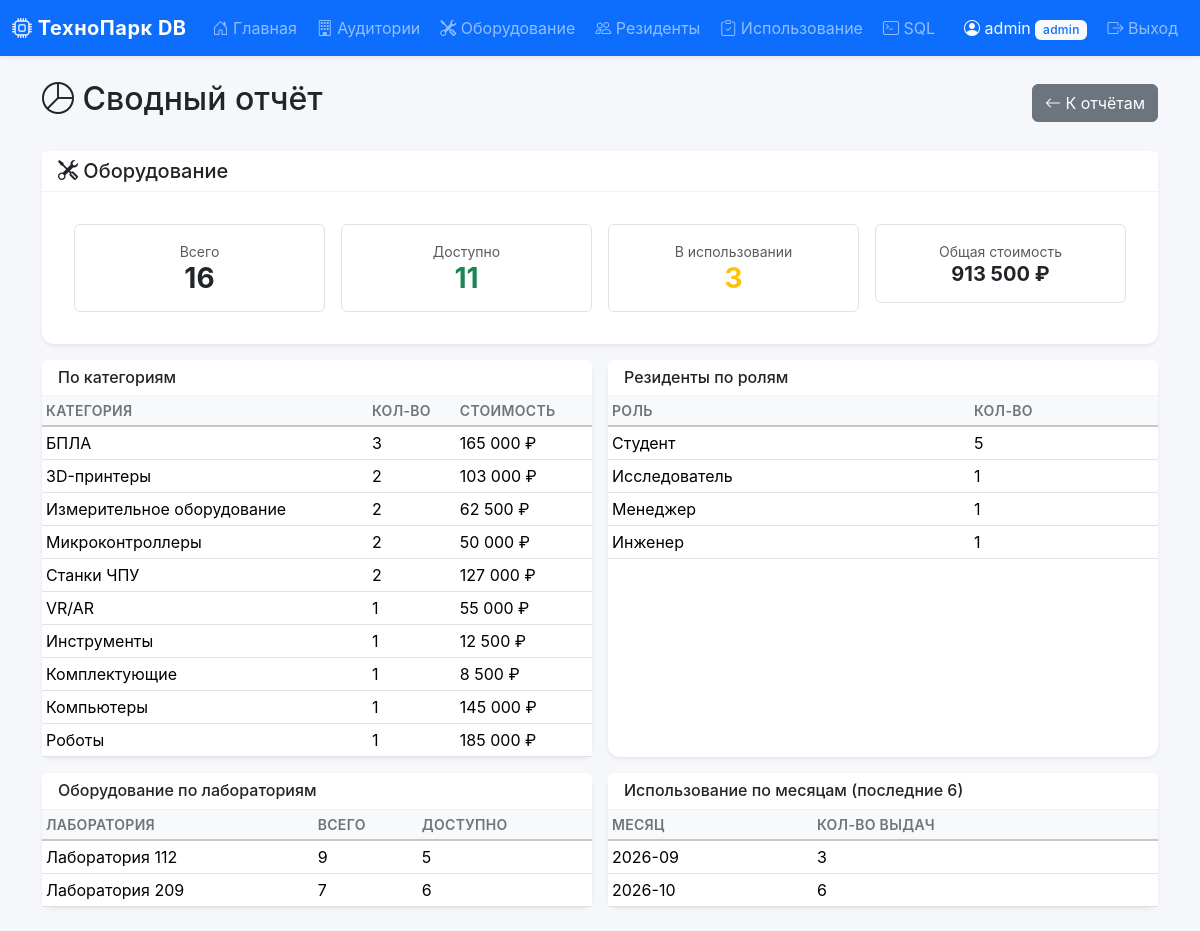
Screenshot of /reports/summary (signed in) with the database file from the repository.
### tables this page shows
CREATE TABLE users (
    id INTEGER PRIMARY KEY AUTOINCREMENT,
    username VARCHAR(50) UNIQUE NOT NULL,
    password_hash VARCHAR(255) NOT NULL,
    role TEXT DEFAULT 'operator' CHECK(role IN ('admin', 'operator')),
    created_at DATETIME DEFAULT CURRENT_TIMESTAMP
);

CREATE TABLE equipment (
    id INTEGER PRIMARY KEY AUTOINCREMENT,
    name VARCHAR(150) NOT NULL,
    category VARCHAR(50),
    serial_number VARCHAR(100) UNIQUE,
    manufacturer VARCHAR(100),
    purchase_date DATE,
    purchase_price NUMERIC(10, 2),
    status TEXT DEFAULT 'available' CHECK(status IN ('available', 'in_use', 'maintenance', 'decommissioned')),
    room_id INTEGER,
    notes TEXT,
    created_at DATETIME DEFAULT CURRENT_TIMESTAMP,
    updated_at DATETIME DEFAULT CURRENT_TIMESTAMP,
    created_by INTEGER,   -- Кто добавил оборудование
    updated_by INTEGER,   -- Кто последний редактировал
    FOREIGN KEY (room_id) REFERENCES rooms(id) ON DELETE SET NULL,
    FOREIGN KEY (created_by) REFERENCES users(id) ON DELETE SET NULL,
    FOREIGN KEY (updated_by) REFERENCES users(id) ON DELETE SET NULL
);

CREATE TABLE laboratories (
    id INTEGER PRIMARY KEY AUTOINCREMENT,
    name VARCHAR(100) NOT NULL,
    location VARCHAR(200),
    description TEXT,
    created_at DATETIME DEFAULT CURRENT_TIMESTAMP,
    created_by INTEGER,  -- Кто создал запись (связь с users)
    FOREIGN KEY (created_by) REFERENCES users(id) ON DELETE SET NULL
);

### routes/reports.py (the view)
@reports_bp.route('/summary')
@login_required
def summary_report():
    equipment_stats = execute_query("""
        SELECT
            COUNT(*) AS total,
            SUM(CASE WHEN status = 'available' THEN 1 ELSE 0 END) AS available,
            SUM(CASE WHEN status = 'in_use' THEN 1 ELSE 0 END) AS in_use,
            SUM(CASE WHEN status = 'maintenance' THEN 1 ELSE 0 END) AS maintenance,
            SUM(CASE WHEN status = 'decommissioned' THEN 1 ELSE 0 END) AS decommissioned,
            SUM(purchase_price) AS total_value
        FROM equipment
    """)[0]
    equipment_by_category = execute_query("""
        SELECT category, COUNT(*) AS cnt, SUM(purchase_price) AS total_value
        FROM equipment
        WHERE category IS NOT NULL
        GROUP BY category
        ORDER BY cnt DESC
    """)
    residents_by_role = execute_query("""
        SELECT role, COUNT(*) AS cnt
        FROM residents
        GROUP BY role
        ORDER BY cnt DESC
    """)
    usage_by_month = execute_query("""
        SELECT strftime('%Y-%m', start_datetime) AS month, COUNT(*) AS cnt
        FROM equipment_usage
        WHERE start_datetime >= date('now', '-6 months')
        GROUP BY month
        ORDER BY month
    """)
    labs_stats = execute_query("""
        SELECT l.name, COUNT(e.id) AS equipment_count,
               SUM(CASE WHEN e.status = 'available' THEN 1 ELSE 0 END) AS available
        FROM laboratories l
        LEFT JOIN rooms r ON r.laboratory_id = l.id
        LEFT JOIN equipment e ON e.room_id = r.id
        GROUP BY l.id
        ORDER BY equipment_count DESC
    """)
    role_names = {
        'student': 'Студент',
        'researcher': 'Исследователь',
        'engineer': 'Инженер',
        'manager': 'Менеджер'
    }
    status_names = {
        'available': 'Доступно',
        'in_use': 'В использовании',
        'maintenance': 'В ремонте',
        'decommissioned': 'Списано'
    }
    return render_template(
        'reports/summary.html',
        equipment_stats=equipment_stats,
        equipment_by_category=equipment_by_category,
        residents_by_role=residents_by_role,
        usage_by_month=usage_by_month,
        labs_stats=labs_stats,
        role_names=role_names,
        status_names=status_names
    )

### database/db.py (called while the page is built)
def get_db():
    if 'db' not in g:
        g.db = sqlite3.connect(current_app.config['DATABASE_PATH'])
        g.db.row_factory = sqlite3.Row
        g.db.execute("PRAGMA foreign_keys = ON")
    return g.db

def execute_query(query, params=None, fetch=True):
    db = get_db()
    cursor = db.execute(query, params or ())
    if fetch:
        return [dict(row) for row in cursor.fetchall()]
    return None

### templates/reports/summary.html (shortened to what this page needs)
{% extends "base.html" %}
{% block content %}
<div class="d-flex justify-content-between align-items-center mb-4">
    <h2><i class="bi bi-pie-chart"></i> Сводный отчёт</h2>
    <a href="{{ url_for('reports.index') }}" class="btn btn-secondary">
        <i class="bi bi-arrow-left"></i> К отчётам
    </a>
</div>
<div class="card border-0 shadow-sm mb-3">
    <div class="card-header bg-white">
        <h5 class="mb-0"><i class="bi bi-tools"></i> Оборудование</h5>
    </div>
    <div class="card-body">
        <div class="row g-3">
            <div class="col-md-3">
                <div class="border rounded p-3 text-center">
                    <div class="text-muted small">Всего</div>
                    <div class="h3 mb-0 fw-bold">{{ equipment_stats.total }}</div>
                </div>
            </div>
            <div class="col-md-3">
                <div class="border rounded p-3 text-center">
                    <div class="text-muted small">Доступно</div>
                    <div class="h3 mb-0 fw-bold text-success">{{ equipment_stats.available or 0 }}</div>
                </div>
            </div>
            <div class="col-md-3">
                <div class="border rounded p-3 text-center">
                    <div class="text-muted small">В использовании</div>
                    <div class="h3 mb-0 fw-bold text-warning">{{ equipment_stats.in_use or 0 }}</div>
                </div>
            </div>
            <div class="col-md-3">
                <div class="border rounded p-3 text-center">
                    <div class="text-muted small">Общая стоимость</div>
                    <div class="h5 mb-0 fw-bold">{{ "{:,.0f}".format(equipment_stats.total_value or 0).replace(',', ' ') }} ₽</div>
                </div>
            </div>
        </div>
    </div>
</div>
<div class="row g-3">
    <div class="col-md-6">
        <div class="card border-0 shadow-sm h-100">
            <div class="card-header bg-white">
                <h6 class="mb-0">По категориям</h6>
            </div>
            <div class="table-responsive">
                <table class="table table-sm mb-0">
                    <thead class="table-light">
                        <tr>
                            <th>Категория</th>
                            <th>Кол-во</th>
                            <th>Стоимость</th>
                        </tr>
                    </thead>
                    <tbody>
                        {% for row in equipment_by_category %}
                        <tr>
                            <td>{{ row.category }}</td>
                            <td>{{ row.cnt }}</td>
                            <td>{{ "{:,.0f}".format(row.total_value or 0).replace(',', ' ') }} ₽</td>
                        </tr>
                        {% endfor %}
                    </tbody>
                </table>
            </div>
        </div>
    </div>
    <div class="col-md-6">
        <div class="card border-0 shadow-sm h-100">
            <div class="card-header bg-white">
                <h6 class="mb-0">Резиденты по ролям</h6>
            </div>
            <div class="table-responsive">
                <table class="table table-sm mb-0">
                    <thead class="table-light">
                        <tr>
                            <th>Роль</th>
                            <th>Кол-во</th>
                        </tr>
                    </thead>
                    <tbody>
                        {% for row in residents_by_role %}
                        <tr>
                            <td>{{ role_names.get(row.role, row.role) }}</td>
                            <td>{{ row.cnt }}</td>
                        </tr>
                        {% endfor %}
                    </tbody>
                </table>
            </div>
        </div>
    </div>
    <div class="col-md-6">
        <div class="card border-0 shadow-sm h-100">
            <div class="card-header bg-white">
                <h6 class="mb-0">Оборудование по лабораториям</h6>
            </div>
            <div class="table-responsive">
                <table class="table table-sm mb-0">
                    <thead class="table-light">
                        <tr>
                            <th>Лаборатория</th>
                            <th>Всего</th>
                            <th>Доступно</th>
                        </tr>
                    </thead>
                    <tbody>
                        {% for row in labs_stats %}
                        <tr>
                            <td>{{ row.name }}</td>
                            <td>{{ row.equipment_count }}</td>
                            <td>{{ row.available or 0 }}</td>
                        </tr>
                        {% endfor %}
                    </tbody>
                </table>
            </div>
        </div>
    </div>
    <div class="col-md-6">
        <div class="card border-0 shadow-sm h-100">
            <div class="card-header bg-white">
                <h6 class="mb-0">Использование по месяцам (последние 6)</h6>
            </div>
            <div class="table-responsive">
                <table class="table table-sm mb-0">
                    <thead class="table-light">
                        <tr>
                            <th>Месяц</th>
                            <th>Кол-во выдач</th>
                        </tr>
                    </thead>
                    <tbody>
                        {% for row in usage_by_month %}
                        <tr>
                            <td>{{ row.month }}</td>
                            <td>{{ row.cnt }}</td>
                        </tr>
                        {% else %}
                        <tr>
                            <td colspan="2" class="text-center text-muted">Нет данных</td>
                        </tr>
                        {% endfor %}
                    </tbody>
                </table>
            </div>
        </div>
    </div>
</div>
{% endblock %}

### templates/base.html (shortened to what this page needs)
<!DOCTYPE html>
<html lang="ru">
<head>
    <link href="https://cdn.jsdelivr.net/npm/bootstrap@5.3.2/dist/css/bootstrap.min.css" rel="stylesheet">
    <link href="https://cdn.jsdelivr.net/npm/bootstrap-icons@1.11.1/font/bootstrap-icons.css" rel="stylesheet">
    <link href="{{ url_for('static', filename='css/style.css') }}" rel="stylesheet">
</head>
<body>
<nav class="navbar navbar-expand-lg navbar-dark bg-primary shadow-sm">
    <div class="container-fluid">
        <a class="navbar-brand fw-bold" href="{{ url_for('dashboard.index') }}">
            <i class="bi bi-cpu"></i> ТехноПарк DB
        </a>
        <div class="collapse navbar-collapse" id="mainNavbar">
            <ul class="navbar-nav me-auto">
                <li class="nav-item">
                    <a class="nav-link" href="{{ url_for('dashboard.index') }}">
                        <i class="bi bi-house-door"></i> Главная
                    </a>
                </li>
                <li class="nav-item">
                    <a class="nav-link" href="{{ url_for('laboratories.list_laboratories') }}">
                        <i class="bi bi-building"></i> Аудитории
                    </a>
                </li>
                <li class="nav-item">
                    <a class="nav-link" href="{{ url_for('equipment.list_equipment') }}">
                        <i class="bi bi-tools"></i> Оборудование
                    </a>
                </li>
                <li class="nav-item">
                    <a class="nav-link" href="{{ url_for('residents.list_residents') }}">
                        <i class="bi bi-people"></i> Резиденты
                    </a>
                </li>
                <li class="nav-item">
                    <a class="nav-link" href="{{ url_for('usage.list_usage') }}">
                        <i class="bi bi-clipboard-check"></i> Использование
                    </a>
                </li>
                <li class="nav-item">
                    <a class="nav-link" href="{{ url_for('sql_console.console') }}">
                        <i class="bi bi-terminal"></i> SQL
                    </a>
                </li>
            </ul>
            <ul class="navbar-nav">
                {% if current_user.is_authenticated %}
                    <li class="nav-item">
                        <span class="nav-link text-light">
                            <i class="bi bi-person-circle"></i>
                            {{ current_user.username }}
                            <span class="badge bg-light text-primary">{{ current_user.role }}</span>
                        </span>
                    </li>
                    <li class="nav-item">
                        <a class="nav-link" href="{{ url_for('auth.logout') }}">
                            <i class="bi bi-box-arrow-right"></i> Выход
                        </a>
                    </li>
                {% endif %}
            </ul>
        </div>
    </div>
</nav>
<main class="container py-4">
    {% block content %}{% endblock %}
</main>
</body>
</html>

### static/css/style.css (style rules this page uses)
body { background-color: #f5f7fa; font-family: -apple-system, BlinkMacSystemFont, "Segoe UI", Roboto, "Helvetica Neue", Arial, sans-serif; min-height: 100vh; display: flex; flex-direction: column; }
main.container { flex: 1; }
.navbar-brand { letter-spacing: 0.5px; }
.navbar .nav-link { transition: background-color 0.2s ease; border-radius: 0.375rem; margin: 0 2px; }
.card { border-radius: 0.75rem; transition: box-shadow 0.2s ease; }
.card-header { border-bottom: 1px solid rgba(0, 0, 0, 0.05); }
.table thead th { font-weight: 600; font-size: 0.875rem; text-transform: uppercase; letter-spacing: 0.3px; color: #6c757d; border-bottom-width: 2px; }
.table tbody tr { transition: background-color 0.15s ease; }
.badge { font-weight: 500; letter-spacing: 0.3px; padding: 0.35em 0.65em; }
.card.shadow-sm .card-body { padding: 2rem; }

### rows the page displays
users: username "admin", role "admin"
equipment: category "VR/AR", cnt "1", total_value "55 000"
equipment: category "Инструменты", cnt "1", total_value "12 500"
equipment: category "Комплектующие", cnt "1", total_value "8 500"
equipment: category "Компьютеры", cnt "1", total_value "145 000"
equipment: category "Роботы", cnt "1", total_value "185 000"
laboratories: name "Лаборатория 112", equipment_count "9", available "5"
laboratories: name "Лаборатория 209", equipment_count "7", available "6"

### other values shown
{{ equipment_stats.total }} "16"
{{ equipment_stats.available or 0 }} "11"
{{ equipment_stats.in_use or 0 }} "3"
{{ "{:,.0f}".format(equipment_stats.total_value or 0).replace(',', ' ') }} "913 500"
{{ row.category }} "БПЛА" "3D-принтеры" "Измерительное оборудование" "Микроконтроллеры" "Станки ЧПУ"
{{ row.cnt }} "3" "2" "2" "2" "2"
{{ "{:,.0f}".format(row.total_value or 0).replace(',', ' ') }} "165 000" "103 000" "62 500" "50 000" "127 000"
{{ role_names.get(row.role, row.role) }} "Студент" "Исследователь" "Менеджер" "Инженер"
{{ row.cnt }} "5" "1" "1" "1"
{{ row.month }} "2026-09" "2026-10"
{{ row.cnt }} "3" "6"
